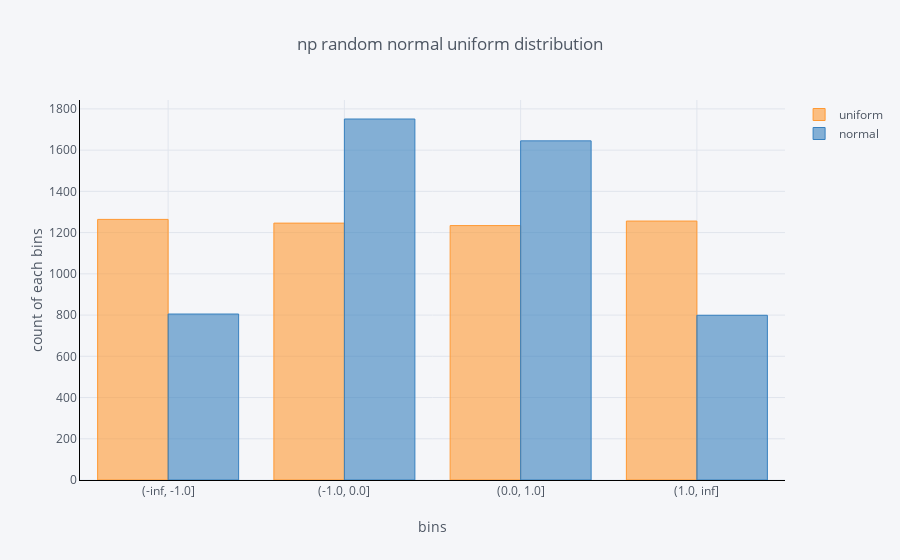

The code cell stored with this chart in its notebook:
### Code cell
df_g_12.iplot(
    kind='bar', 
    xTitle='bins',
    yTitle='count of each bins', 
    linecolor='black', 
    title='np random normal uniform distribution'
)

### Figure 1 — Plotly figure (JSON) as saved in the notebook; plotly's stock layout.template omitted (floating-point values rounded to 4 significant figures)
{"data": [{"marker": {"color": "rgba(255, 153, 51, 0.6)", "line": {"color": "rgba(255, 153, 51, 1.0)", "width": 1}}, "name": "uniform", "orientation": "v", "text": "", "type": "bar", "uid": "2d2c8219-6540-432e-97e8-3a75e227bfe6", "x": ["(-inf, -1.0]", "(-1.0, 0.0]", "(0.0, 1.0]", "(1.0, inf]"], "y": [1264, 1246, 1234, 1256]}, {"marker": {"color": "rgba(55, 128, 191, 0.6)", "line": {"color": "rgba(55, 128, 191, 1.0)", "width": 1}}, "name": "normal", "orientation": "v", "text": "", "type": "bar", "uid": "27ad940e-8500-465f-bd33-6f14e09bb48a", "x": ["(-inf, -1.0]", "(-1.0, 0.0]", "(0.0, 1.0]", "(1.0, inf]"], "y": [805, 1751, 1645, 799]}], "layout": {"legend": {"bgcolor": "#F5F6F9", "font": {"color": "#4D5663"}}, "paper_bgcolor": "#F5F6F9", "plot_bgcolor": "#F5F6F9", "title": {"font": {"color": "#4D5663"}, "text": "np random normal uniform distribution"}, "xaxis": {"gridcolor": "#E1E5ED", "linecolor": "black", "showgrid": true, "tickfont": {"color": "#4D5663"}, "title": {"font": {"color": "#4D5663"}, "text": "bins"}, "zerolinecolor": "#E1E5ED"}, "yaxis": {"gridcolor": "#E1E5ED", "linecolor": "black", "showgrid": true, "tickfont": {"color": "#4D5663"}, "title": {"font": {"color": "#4D5663"}, "text": "count of each bins"}, "zerolinecolor": "#E1E5ED"}}}
